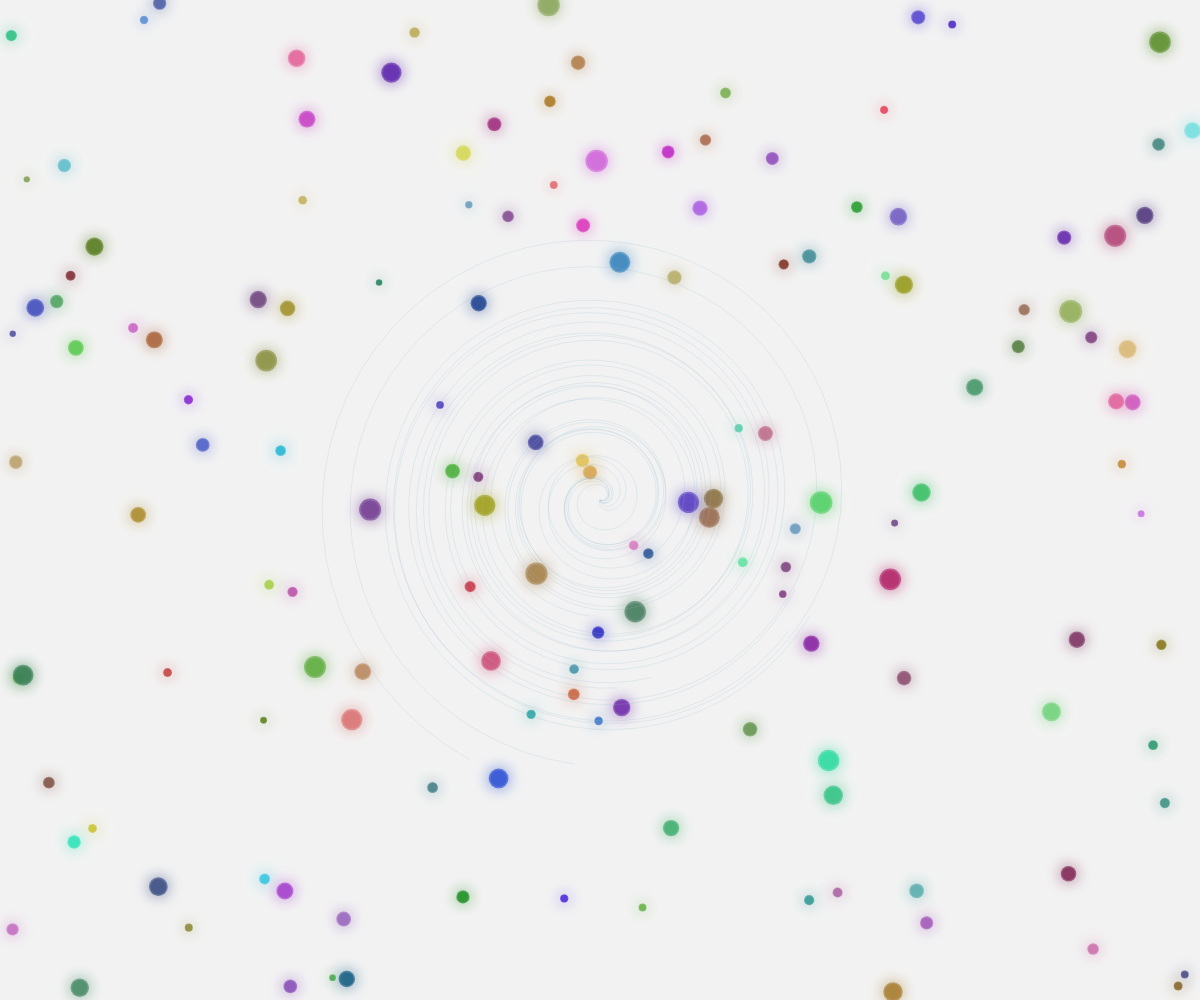
Frame 1 (no input)
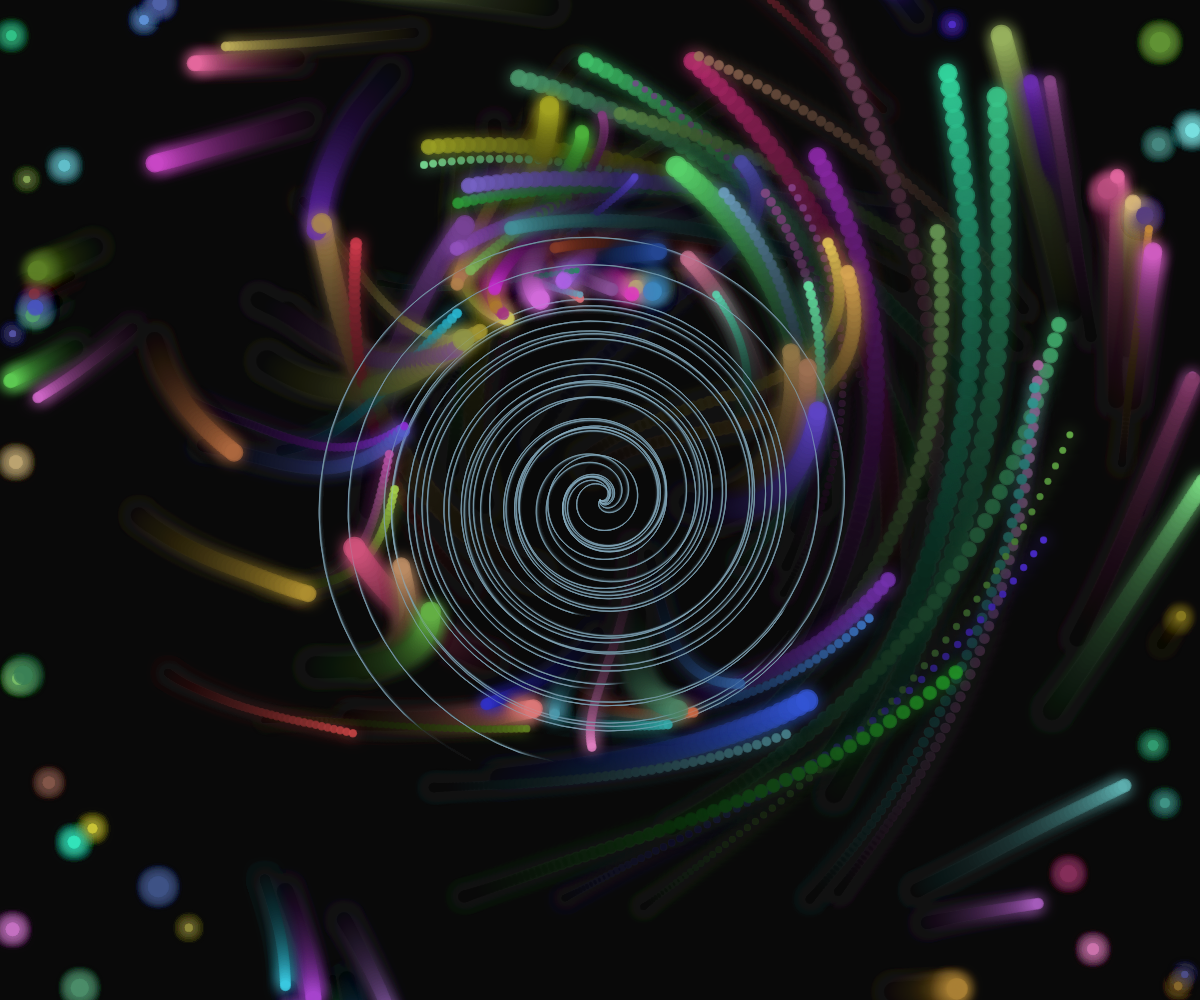
Frame 60 (no input)
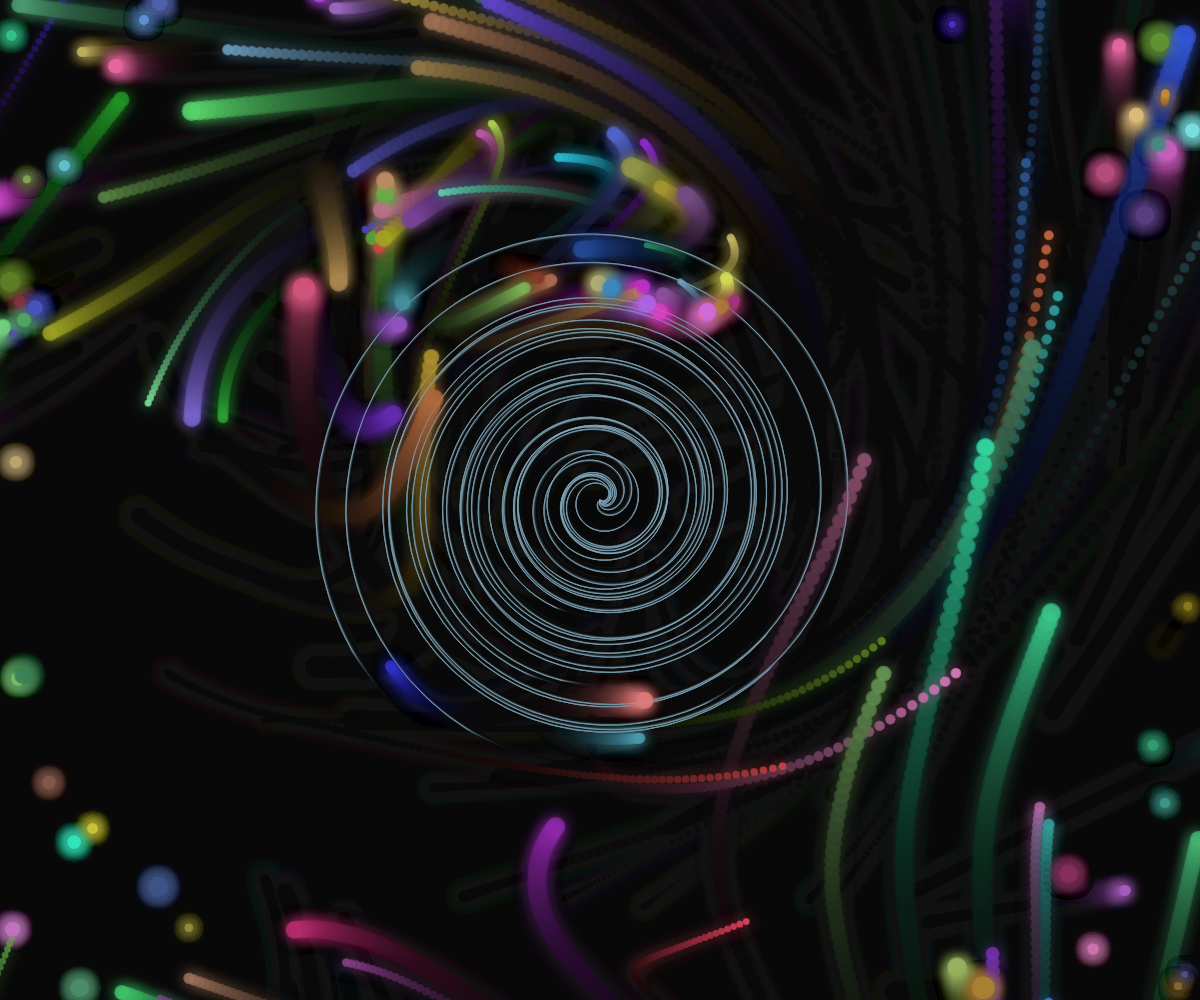
Frame 120 (the mouse pressed at the canvas centre since frame 60)

The p5.js sketch that drew these frames (run headless with seeded random() and noise() and a simulated clock; from frame 60 on, the mouse is pressed at the canvas centre):

// p5.js sketch
// ── sketch.js
let orbs = [];
const orbCount = 150;
let currents = [];

function setup() {
  createCanvas(windowWidth, windowHeight);
  colorMode(HSB, 360, 100, 100, 1);
  
  // Create orbs with random properties
  for (let i = 0; i < orbCount; i++) {
    orbs.push({
      x: random(width),
      y: random(height),
      size: random(5, 15),
      hue: random(360),
      saturation: random(40, 80),
      brightness: random(50, 90),
      speedX: 0,
      speedY: 0,
      pulseSpeed: random(0.01, 0.02),
      pulsePhase: random(TWO_PI),
      originalSize: random(5, 15),
      group: floor(random(5))
    });
  }
  
  // Create currents (spiral fields)
  for (let i = 0; i < 8; i++) {
    currents.push({
      angleOffset: random(TWO_PI),
      speed: random(0.002, 0.005),
      radius: random(100, 300),
      centerX: width / 2,
      centerY: height / 2,
      strength: random(0.5, 1.5)
    });
  }
}

function draw() {
  background(220, 5, 5, 0.05);
  
  // Update and display orbs
  for (let i = 0; i < orbs.length; i++) {
    let orb = orbs[i];
    
    // Calculate current force from spiral fields
    let fx = 0;
    let fy = 0;
    
    for (let c of currents) {
      let dx = orb.x - c.centerX;
      let dy = orb.y - c.centerY;
      let distance = sqrt(dx * dx + dy * dy);
      
      if (distance < c.radius * 2) {
        // Spiral force
        let angle = atan2(dy, dx);
        let spiralAngle = angle + frameCount * c.speed + c.angleOffset;
        
        // Radial component
        let radialForce = (c.radius - distance) / c.radius * c.strength * 0.1;
        
        // Tangential component (creates spiraling effect)
        let tangentialForce = sin(spiralAngle) * c.strength * 0.05;
        
        fx += cos(spiralAngle) * radialForce + sin(angle) * tangentialForce;
        fy += sin(spiralAngle) * radialForce - cos(angle) * tangentialForce;
      }
    }
    
    // Apply force to velocity
    orb.speedX += fx;
    orb.speedY += fy;
    
    // Dampen velocity
    orb.speedX *= 0.98;
    orb.speedY *= 0.98;
    
    // Update position
    orb.x += orb.speedX;
    orb.y += orb.speedY;
    
    // Wrap around edges
    if (orb.x < -50) orb.x = width + 50;
    if (orb.x > width + 50) orb.x = -50;
    if (orb.y < -50) orb.y = height + 50;
    if (orb.y > height + 50) orb.y = -50;
    
    // Pulsing effect
    let pulse = sin(frameCount * orb.pulseSpeed + orb.pulsePhase) * 0.5 + 0.5;
    let currentSize = orb.originalSize * (1 + pulse * 0.3);
    
    // Draw the orb with glow
    noStroke();
    fill(orb.hue, orb.saturation, orb.brightness, 0.7);
    ellipse(orb.x, orb.y, currentSize);
    
    drawingContext.shadowBlur = 15;
    drawingContext.shadowColor = color(orb.hue, orb.saturation, orb.brightness);
    ellipse(orb.x, orb.y, currentSize * 1.2);
    drawingContext.shadowBlur = 0;
  }
  
  // Draw currents as visible spiral fields
  noFill();
  stroke(200, 30, 80, 0.2);
  strokeWeight(1);
  for (let c of currents) {
    beginShape();
    for (let a = 0; a < TWO_PI * 4; a += 0.1) {
      let angle = a + frameCount * c.speed + c.angleOffset;
      let radius = c.radius * (1 - a / (TWO_PI * 4));
      let x = c.centerX + cos(angle) * radius;
      let y = c.centerY + sin(angle) * radius;
      vertex(x, y);
    }
    endShape();
  }
}

function windowResized() {
  resizeCanvas(windowWidth, windowHeight);
}
